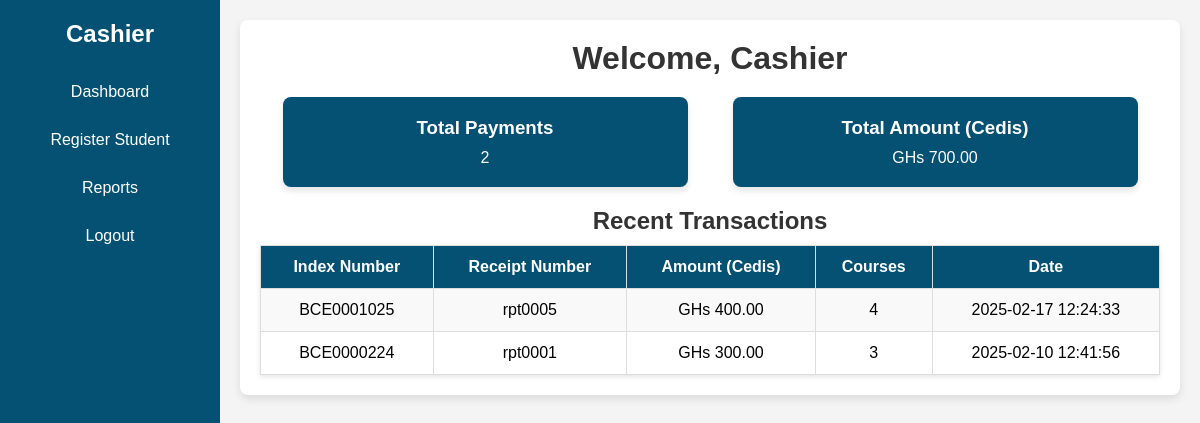
/cashier/dashboard.php, run on the app's committed database.
### tables this page shows
CREATE TABLE `student_payment_info` (
  `id` int(11) NOT NULL,
  `index_number` varchar(10) DEFAULT NULL,
  `receipt_num` varchar(10) DEFAULT NULL,
  `amount` decimal(10,2) DEFAULT NULL,
  `number_of_courses` tinyint(1) DEFAULT NULL,
  `submission_date` timestamp NOT NULL DEFAULT current_timestamp() ON UPDATE current_timestamp()
);

### cashier/dashboard.php (the view, shortened to what this page needs)
<?php
require_once '../dbh.inc.php';
try {
    $stmt = $pdo->query("SELECT COUNT(*) AS total_payments, SUM(amount) AS total_amount FROM student_payment_info");
    $paymentStats = $stmt->fetch(PDO::FETCH_ASSOC);
    $stmt = $pdo->query("SELECT index_number, receipt_num, amount, number_of_courses, submission_date
                         FROM student_payment_info
                         ORDER BY submission_date DESC
                         LIMIT 5");
    $recentPayments = $stmt->fetchAll(PDO::FETCH_ASSOC);
} catch (PDOException $e) {
    die("Error fetching data: " . $e->getMessage());
}
?>
<!DOCTYPE html>
<html lang="en">
<head>
    <link rel="stylesheet" href="../css/cashier1.css">
</head>
<body>
    <div class="sidebar">
        <h2>Cashier</h2>
        <ul>
            <li><a href="../cashier/dashboard.php">Dashboard</a></li>
            <li><a href="../cashier/register.php">Register Student</a></li>
            <li><a href="../cashier/Reports.php">Reports</a></li>
            <li><a href="../cashier/logout.php">Logout</a></li>
        </ul>
    </div>
    <div class="content">
        <div class="dashboard-container">
            <h1>Welcome, Cashier</h1>
            <div class="summary-container">
                <div class="card">
                    <h3>Total Payments</h3>
                    <p><?php echo $paymentStats['total_payments']; ?></p>
                </div>
                <div class="card">
                    <h3>Total Amount (Cedis)</h3>
                    <p>GHs <?php echo number_format($paymentStats['total_amount'], 2); ?></p>
                </div>
            </div>
            <div class="transactions">
                <h2>Recent Transactions</h2>
                <table>
                    <thead>
                        <tr>
                            <th>Index Number</th>
                            <th>Receipt Number</th>
                            <th>Amount (Cedis)</th>
                            <th>Courses</th>
                            <th>Date</th>
                        </tr>
                    </thead>
                    <tbody>
                        <?php foreach ($recentPayments as $payment): ?>
                            <tr>
                                <td><?php echo htmlspecialchars($payment['index_number']); ?></td>
                                <td><?php echo htmlspecialchars($payment['receipt_num']); ?></td>
                                <td>GHs <?php echo number_format($payment['amount'], 2); ?></td>
                                <td><?php echo htmlspecialchars($payment['number_of_courses']); ?></td>
                                <td><?php echo htmlspecialchars($payment['submission_date']); ?></td>
                            </tr>
                        <?php endforeach; ?>
                    </tbody>
                </table>
            </div>
        </div>
    </div>
</body>
</html>

### css/cashier1.css (style rules this page uses)
* { margin: 0; padding: 0; box-sizing: border-box; font-family: Arial, sans-serif; }
body { display: flex; min-height: 100vh; }
.sidebar { width: 220px; background-color: #055174; color: #fff; padding-top: 20px; position: fixed; height: 100%; overflow-y: auto; }
.sidebar h2 { text-align: center; font-size: 24px; margin-bottom: 20px; }
.sidebar ul { list-style-type: none; }
.sidebar ul li { padding: 15px; text-align: center; }
.sidebar ul li a { color: #fff; text-decoration: none; display: block; font-size: 16px; transition: 0.3s ease; }
.content { margin-left: 220px; padding: 20px; flex-grow: 1; background-color: #f4f4f4; }
.dashboard-container { max-width: 1100px; margin: auto; background-color: #fff; padding: 20px; border-radius: 8px; box-shadow: 0 4px 8px rgba(0, 0, 0, 0.1); text-align: center; }
.dashboard-container h1 { margin-bottom: 20px; color: #333; }
.summary-container { display: flex; justify-content: space-around; flex-wrap: wrap; margin-bottom: 20px; }
.card { background-color: #055174; color: white; padding: 20px; border-radius: 8px; width: 45%; text-align: center; box-shadow: 0 4px 6px rgba(0, 0, 0, 0.1); transition: transform 0.3s ease; }
.card h3 { margin-bottom: 10px; }
.transactions { margin-top: 20px; }
.transactions h2 { margin-bottom: 10px; color: #333; }
table { width: 100%; border-collapse: collapse; background-color: white; box-shadow: 0 2px 5px rgba(0, 0, 0, 0.1); }
table, th, td { border: 1px solid #ddd; }
th, td { padding: 12px; text-align: center; }
th { background-color: #055174; color: white; font-weight: bold; }
tbody tr:nth-child(odd) { background-color: #f9f9f9; }
tbody tr:nth-child(even) { background-color: #ffffff; }

### data on the page
student_payment_info: index_number "BCE0001025", receipt_num "rpt0005", amount "400.00", number_of_courses "4", submission_date "2025-02-17 12:24:33"
student_payment_info: index_number "BCE0000224", receipt_num "rpt0001", amount "300.00", number_of_courses "3", submission_date "2025-02-10 12:41:56"

### other printed values
$paymentStats['total_payments'] "2"
$paymentStats['total_amount'] "700.00"
